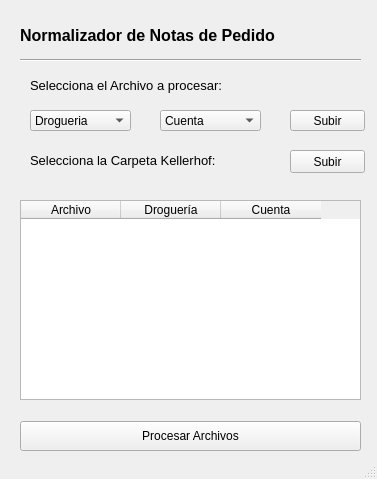
<?xml version="1.0" encoding="UTF-8"?>
<ui version="4.0">
 <class>MainWindow</class>
 <widget class="QMainWindow" name="MainWindow">
  <property name="geometry">
   <rect>
    <x>0</x>
    <y>0</y>
    <width>377</width>
    <height>479</height>
   </rect>
  </property>
  <property name="sizePolicy">
   <sizepolicy hsizetype="Fixed" vsizetype="Fixed">
    <horstretch>0</horstretch>
    <verstretch>0</verstretch>
   </sizepolicy>
  </property>
  <property name="windowTitle">
   <string>MainWindow</string>
  </property>
  <widget class="QWidget" name="centralwidget">
   <widget class="QLabel" name="label">
    <property name="geometry">
     <rect>
      <x>20</x>
      <y>20</y>
      <width>381</width>
      <height>31</height>
     </rect>
    </property>
    <property name="font">
     <font>
      <pointsize>12</pointsize>
      <weight>75</weight>
      <bold>true</bold>
     </font>
    </property>
    <property name="text">
     <string>Normalizador de Notas de Pedido</string>
    </property>
   </widget>
   <widget class="Line" name="line">
    <property name="geometry">
     <rect>
      <x>20</x>
      <y>50</y>
      <width>341</width>
      <height>20</height>
     </rect>
    </property>
    <property name="orientation">
     <enum>Qt::Horizontal</enum>
    </property>
   </widget>
   <widget class="QTableWidget" name="tableWidget">
    <property name="geometry">
     <rect>
      <x>20</x>
      <y>200</y>
      <width>341</width>
      <height>200</height>
     </rect>
    </property>
    <property name="layoutDirection">
     <enum>Qt::LeftToRight</enum>
    </property>
    <property name="autoFillBackground">
     <bool>false</bool>
    </property>
    <property name="alternatingRowColors">
     <bool>true</bool>
    </property>
    <column>
     <property name="text">
      <string>Archivo</string>
     </property>
    </column>
    <column>
     <property name="text">
      <string>Droguería</string>
     </property>
    </column>
    <column>
     <property name="text">
      <string>Cuenta</string>
     </property>
    </column>
   </widget>
   <widget class="QPushButton" name="pushButton">
    <property name="geometry">
     <rect>
      <x>20</x>
      <y>421</y>
      <width>341</width>
      <height>30</height>
     </rect>
    </property>
    <property name="text">
     <string>Procesar Archivos</string>
    </property>
   </widget>
   <widget class="QLabel" name="label_2">
    <property name="geometry">
     <rect>
      <x>30</x>
      <y>70</y>
      <width>221</width>
      <height>31</height>
     </rect>
    </property>
    <property name="font">
     <font>
      <pointsize>10</pointsize>
     </font>
    </property>
    <property name="text">
     <string>Selecciona el Archivo a procesar:</string>
    </property>
   </widget>
   <widget class="QPushButton" name="pushButton_2">
    <property name="geometry">
     <rect>
      <x>290</x>
      <y>110</y>
      <width>75</width>
      <height>21</height>
     </rect>
    </property>
    <property name="text">
     <string>Subir</string>
    </property>
   </widget>
   <widget class="QComboBox" name="comboBox">
    <property name="geometry">
     <rect>
      <x>30</x>
      <y>110</y>
      <width>101</width>
      <height>21</height>
     </rect>
    </property>
    <item>
     <property name="text">
      <string>Drogueria</string>
     </property>
    </item>
   </widget>
   <widget class="QComboBox" name="comboBox_2">
    <property name="geometry">
     <rect>
      <x>160</x>
      <y>110</y>
      <width>101</width>
      <height>21</height>
     </rect>
    </property>
    <item>
     <property name="text">
      <string>Cuenta</string>
     </property>
    </item>
   </widget>
   <widget class="QLabel" name="label_3">
    <property name="geometry">
     <rect>
      <x>30</x>
      <y>150</y>
      <width>191</width>
      <height>21</height>
     </rect>
    </property>
    <property name="font">
     <font>
      <pointsize>10</pointsize>
     </font>
    </property>
    <property name="text">
     <string>Selecciona la Carpeta Kellerhof:</string>
    </property>
   </widget>
   <widget class="QPushButton" name="pushButton_3">
    <property name="geometry">
     <rect>
      <x>290</x>
      <y>150</y>
      <width>75</width>
      <height>23</height>
     </rect>
    </property>
    <property name="text">
     <string>Subir</string>
    </property>
   </widget>
  </widget>
  <widget class="QStatusBar" name="statusbar"/>
 </widget>
 <resources/>
 <connections/>
</ui>
